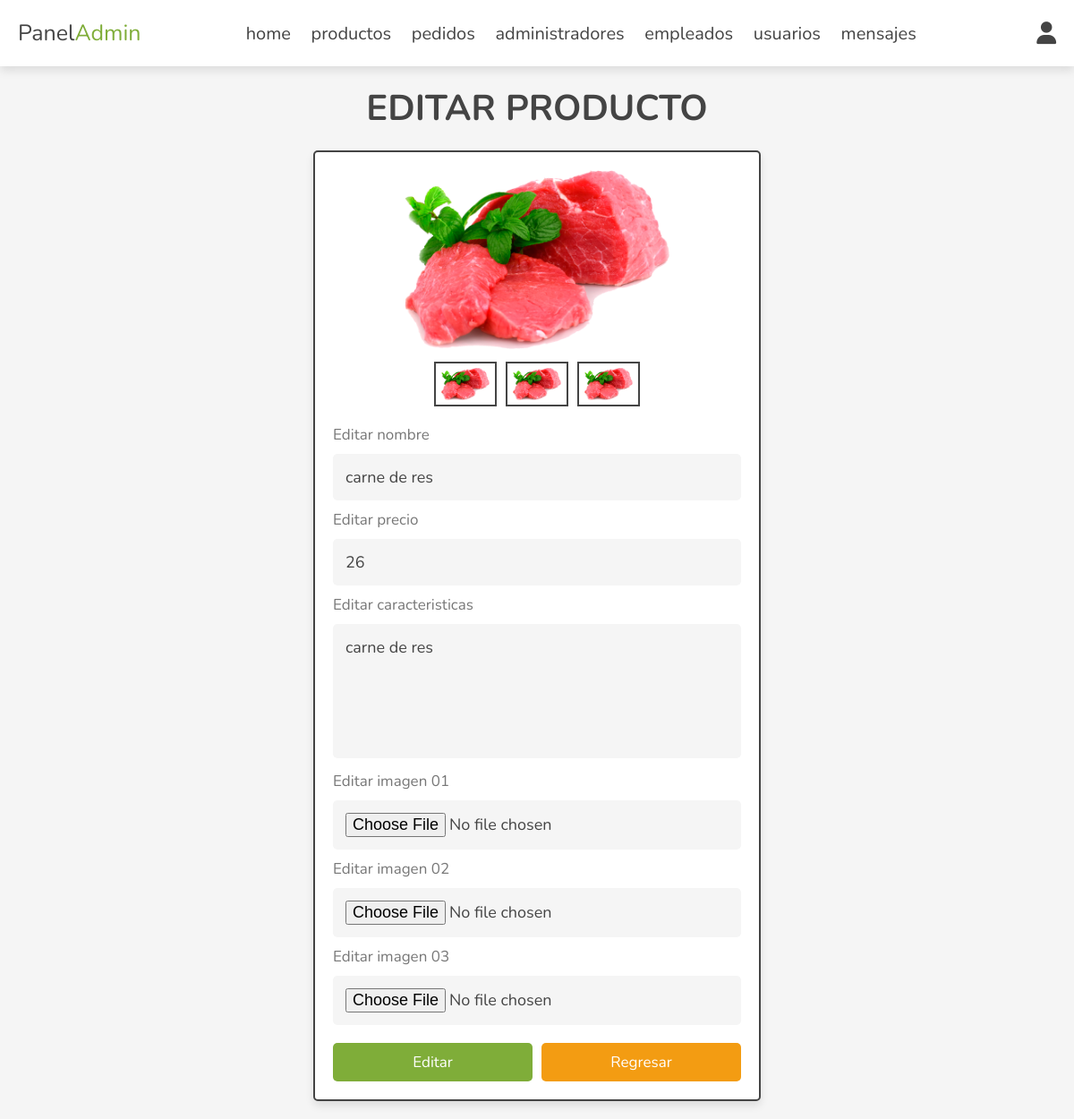
The app's page /admin/actualizar_articulo.php?actualizar=2 (signed in) with its own data.
### tables this page shows
CREATE TABLE `articulos` (
  `id` int(100) NOT NULL,
  `nombre` varchar(50) NOT NULL,
  `descripcion` varchar(50) NOT NULL,
  `precio` int(100) NOT NULL,
  `imagen_01` varchar(50) NOT NULL,
  `imagen_02` varchar(50) NOT NULL,
  `imagen_03` varchar(50) NOT NULL,
  `disponible` tinyint(1) NOT NULL DEFAULT 1
);

### admin/actualizar_articulo.php (the view, shortened to what this page needs)
<?php
include '../config/conectar_bd.php';
?>
<!DOCTYPE html>
<html lang="es">
<head>
   <link rel="stylesheet" href="https://cdnjs.cloudflare.com/ajax/libs/font-awesome/6.1.1/css/all.min.css">
   <link rel="stylesheet" href="../css/admin_style.css">
</head>
<body>
<?php include '../views/admin/admin_header.php'; ?>
<section class="update-product">
   <h1 class="heading">editar producto</h1>
   <?php
      $id_articulo = $_GET['actualizar'];
      $selecc_articulo = $conex->prepare("SELECT * FROM articulos WHERE id = ?");
      $selecc_articulo->execute([$id_articulo]);
      if($selecc_articulo->rowCount() > 0){
         while($fetch_articulo = $selecc_articulo->fetch(PDO::FETCH_ASSOC)){
   ?>
   <form action="" method="post" enctype="multipart/form-data">
      <div class="image-container">
         <div class="main-image">
            <img src="../img_catalogo/<?= $fetch_articulo['imagen_01']; ?>" alt="">
         </div>
         <div class="sub-image">
            <img src="../img_catalogo/<?= $fetch_articulo['imagen_01']; ?>" alt="">
            <img src="../img_catalogo/<?= $fetch_articulo['imagen_02']; ?>" alt="">
            <img src="../img_catalogo/<?= $fetch_articulo['imagen_03']; ?>" alt="">
         </div>
      </div>
      <span>Editar nombre</span>
      <input type="text" name="nombre" required class="box" maxlength="100" placeholder="nombre del producto" value="<?= $fetch_articulo['nombre']; ?>">
      <span>Editar precio</span>
      <input type="number" name="precio" required class="box" min="0" max="9999999999" placeholder="precio del producto" onkeypress="if(this.value.length == 10) return false;" value="<?= $fetch_articulo['precio']; ?>">
      <span>Editar caracteristicas</span>
      <textarea name="descripcion" class="box" required cols="30" rows="10"><?= $fetch_articulo['descripcion']; ?></textarea>
      <span>Editar imagen 01</span>
      <input type="file" name="imagen_01" accept="image/jpg, image/jpeg, image/png, image/webp" class="box">
      <span>Editar imagen 02</span>
      <input type="file" name="imagen_02" accept="image/jpg, image/jpeg, image/png, image/webp" class="box">
      <span>Editar imagen 03</span>
      <input type="file" name="imagen_03" accept="image/jpg, image/jpeg, image/png, image/webp" class="box">
      <div class="flex-btn">
         <input type="submit" name="actualizar" class="btn" value="editar">
         <a href="catalogo_admin.php" class="option-btn">regresar</a>
      </div>
   </form>
   <?php
         }
      }else{
         echo '<p class="empty">No se ha encontrado ningún producto</p>';
      }
   ?>
</section>
</body>
</html>

### css/admin_style.css (style rules this page uses)
:root { --main-color:#7fad39; --naranja:#f39c12; --rojo:#e74c3c; --negro:#444; --blanco:#fff; --light-color:#777; --light-bg:#f5f5f5; --border:.2rem solid var(--negro); --box-shadow:0 .5rem 1rem rgba(0,0,0,.1); }
* { font-family: 'Nunito', sans-serif; margin:0; padding:0; box-sizing: border-box; outline: none; border:none; text-decoration: none; }
html { font-size: 62.5%; overflow-x: hidden; }
body { background-color: var(--light-bg); }
section { padding:2rem; max-width: 1200px; margin:0 auto; }
.heading { font-size: 4rem; color:var(--negro); margin-bottom: 2rem; text-align: center; text-transform: uppercase; }
.btn, .delete-btn, .option-btn, .update-btn { display: block; width: 100%; margin-top: 1rem; border-radius: .5rem; padding:1rem 3rem; font-size: 1.7rem; text-transform: capitalize; color:var(--blanco); cursor: pointer; text-align: center; }
.btn { background-color: var(--main-color); }
.option-btn { background-color: var(--naranja); }
.flex-btn { display: flex; gap:1rem; }
.update-product form { background-color: var(--blanco); box-shadow: var(--box-shadow); border-radius: .5rem; border:var(--border); padding:2rem; max-width: 50rem; margin:0 auto; }
.update-product form .image-container { margin-bottom: 2rem; }
.update-product form .image-container .main-image img { height: 20rem; width: 100%; object-fit: contain; }
.update-product form .image-container .sub-image { display: flex; gap:1rem; justify-content: center; margin:1rem 0; }
.update-product form .image-container .sub-image img { height: 5rem; width: 7rem; object-fit: contain; padding:.5rem; border:var(--border); cursor: pointer; transition: .2s linear; }
.update-product form .box { width: 100%; border-radius: .5rem; padding:1.4rem; font-size: 1.8rem; color:var(--negro); background-color: var(--light-bg); margin:1rem 0; }
.update-product form span { font-size: 1.7rem; color:var(--light-color); }
.update-product form textarea { height: 15rem; resize: none; }

### records on screen
articulos: imagen_01 (picture), imagen_02 (picture), imagen_03 (picture), nombre "carne de res", precio "26", descripcion "carne de res"
